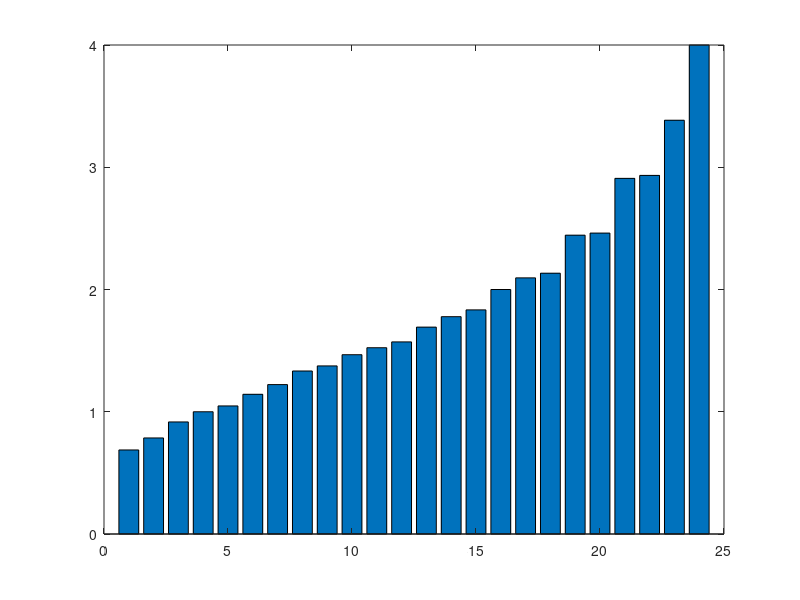

This figure's MATLAB source:
clc, clear, close all
temp = zeros(1,3);
A = zeros(24,3);
front = [22 32 44]  ;             % 
rear = [32 28 24 21 18 15 13 11]; %
for i = 1:1:24
    A(i,1) = front(1+floor((i-1)/8));
end
for i = 1:1:3
    for ii = 1:1:8
        A(ii+8*(i-1),2) = rear(ii);
    end
end

for i = 1:1:24
    A(i,3) = A(i,1)/A(i,2);
end
for i = 1:1:24
    for j = 1:1:23
        if(A(j,3) > A(j+1,3));
            temp = A(j,:);
            A(j,:) = A(j+1,:);
            A(j+1,:) = temp;
        end
    end
end
A = A
bar(A(:,3))
